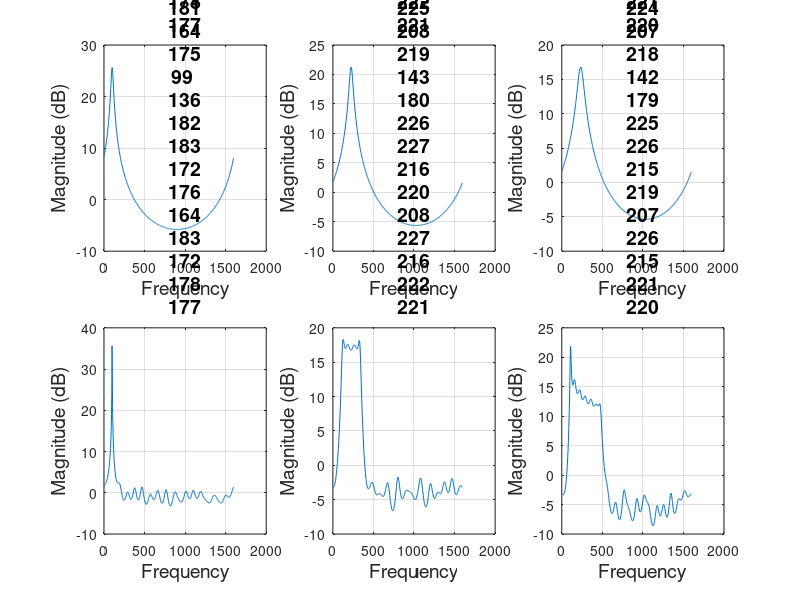

Reproduce this figure in MATLAB. (Note: this script raises an error after producing the figure.)
clear all; clc;
load('font_size.mat')

order=1;
K=1024;

N=1500;
fs=1600;
noise_power=0.05;

f=zeros(N,1);
f(1:500)=100;
f(501:1000)=100+(1:500)./2;
f(1001:1500)=100+((1:500)./25).^2;
phase=cumsum(f);

w=wgn(N,1,pow2db(0.05),'complex');
x=exp(1j*(phase*2*pi/fs));
y=x+w;
y_components = [y(1:500) y(501:1000) y(1001:1500)];
y_title=["Constant", "Linear", "Exponential"];


figure('Renderer', 'painters', 'Position',[200,200,1000,600])

for i=1:3
    starting=1+(i-1)*500;
    endhere=(i)*500;
    y_current=y(starting:endhere);
    a1=aryule(y_current, 1);
    a20=aryule(y_current, 20);
    
    [h_aryule, w_aryule]=freqz(1, a1, 500, fs);
    subplot(2,3,i)
    plot(w_aryule,mag2db(abs(h_aryule)));
    current_title=y_title(i) + ': AR(1) Spectral Estimation';
    title(current_title,'FontSize',title_font_size)
    xlabel('Frequency','FontSize',x_label_font_size)
    ylabel('Magnitude (dB)','FontSize',y_label_font_size)
    grid on
    
    if i==1
        hold on
    end
    
    [h_aryule, w_aryule]=freqz(1, a20, 500, fs);
    subplot(2,3,i+3)
    plot(w_aryule,mag2db(abs(h_aryule)));
    current_title=y_title(i) + ': AR(20) Spectral Estimation';
    title(current_title,'FontSize',title_font_size)
    xlabel('Frequency','FontSize',x_label_font_size)
    ylabel('Magnitude (dB)','FontSize',y_label_font_size)
    grid on
end

saveas(gcf,'images/3_2_a_2.png')

a1=aryule(y,1);
a2=aryule(y,2);
a3=aryule(y,3);
a4=aryule(y,4);

[h_aryule_1, w_aryule_1]=freqz(1, a1, N, fs);
[h_aryule_2, w_aryule_2]=freqz(1, a2, N, fs);
[h_aryule_3, w_aryule_3]=freqz(1, a3, N, fs);
[h_aryule_4, w_aryule_4]=freqz(1, a4, N, fs);

[~,~,h_clms_1] = clms_ar(y, 0.1, order);
[~,~,h_clms_01] = clms_ar(y, 0.01, order);
[~,~,h_clms_0025] = clms_ar(y, 0.0025, order);

mu = 0.1;
h_mu_1=zeros(K,N,length(mu));
mu = 0.01;
h_mu_01=zeros(K,N,length(mu));
mu = 0.0025;
h_mu_0025=zeros(K,N,length(mu));


for n = 1:N
    [h ,~]= freqz(1 , [1; -conj(h_clms_1(n))], K, fs);
    h_mu_1(:, n) = abs(h).^2; 
    [h ,~]= freqz(1 , [1; -conj(h_clms_01(n))], K, fs);
    h_mu_01(:, n) = abs(h).^2; 
    [h ,w]= freqz(1 , [1; -conj(h_clms_0025(n))], K, fs);
    h_mu_0025(:, n) = abs(h).^2; 
end

medianH=50*median(median(h_mu_1));
h_mu_1(h_mu_1>medianH)=medianH;
medianH=50*median(median(h_mu_01));
h_mu_01(h_mu_01>medianH)=medianH;
medianH=50*median(median(h_mu_0025));
h_mu_0025(h_mu_0025>medianH)=medianH;

figure('Renderer', 'painters', 'Position',[200,200,1000,300])
subplot(1,2,1)
plot(f);
title('Frequency of FM Signal','FontSize',title_font_size)
xlabel('n','FontSize',x_label_font_size)
ylabel('Frequency (Hz)','FontSize',y_label_font_size)
axis([0 1500 0 600])
grid on

subplot(1,2,2)
plot(w_aryule_1,mag2db(abs(h_aryule_1)));
hold on
plot(w_aryule_2,mag2db(abs(h_aryule_2)));
plot(w_aryule_3,mag2db(abs(h_aryule_3)));
plot(w_aryule_4,mag2db(abs(h_aryule_4)));
title('Power Spectral Density: Aryule Prediction','FontSize',title_font_size)
xlabel('Frequency','FontSize',x_label_font_size)
ylabel('Magnitude (dB)','FontSize',y_label_font_size)
legend({'AR(1)','AR(2)', 'AR(3)', 'AR(4)'},'FontSize',legend_font_size, "Location", "northeast")
grid on

% saveas(gcf,'images/3_2_a.png')

figure()
subplot(1,3,1)
surf(1:N, w, h_mu_1, 'LineStyle', 'none');
view(2);
title('Frequency Spectrum Estimate, \mu = 0.1','FontSize',title_font_size)
xlabel('n','FontSize',x_label_font_size)
ylabel('Frequency (Hz)','FontSize',y_label_font_size)

subplot(1,3,2)
surf(1:N, w, h_mu_01, 'LineStyle', 'none');
view(2);
title('Frequency Spectrum Estimate, \mu = 0.01','FontSize',title_font_size)
xlabel('n','FontSize',x_label_font_size)
ylabel('Frequency (Hz)','FontSize',y_label_font_size)

subplot(1,3,3)
surf(1:N, w, h_mu_0025, 'LineStyle', 'none');
view(2);
title('Frequency Spectrum Estimate, \mu = 0.0025','FontSize',title_font_size)
xlabel('n','FontSize',x_label_font_size)
ylabel('Frequency (Hz)','FontSize',y_label_font_size)

% saveas(gcf,'images/3_2_b.png')
